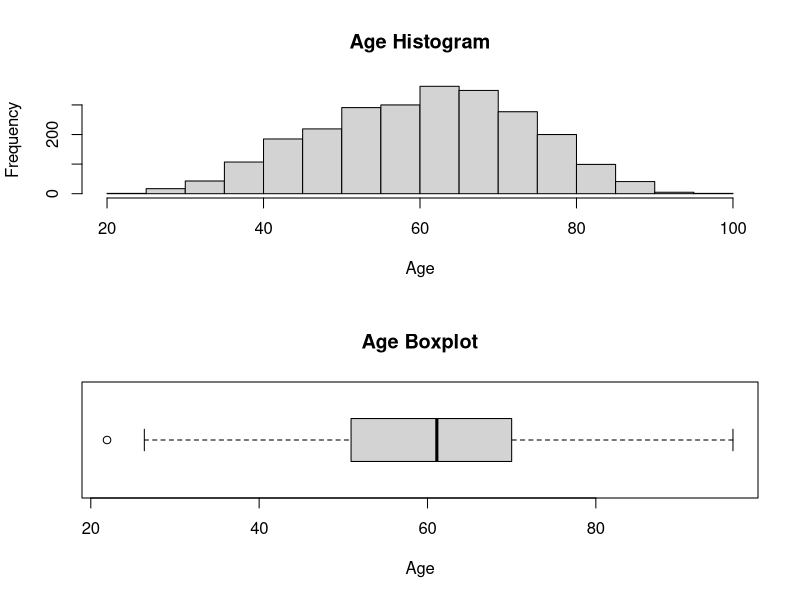
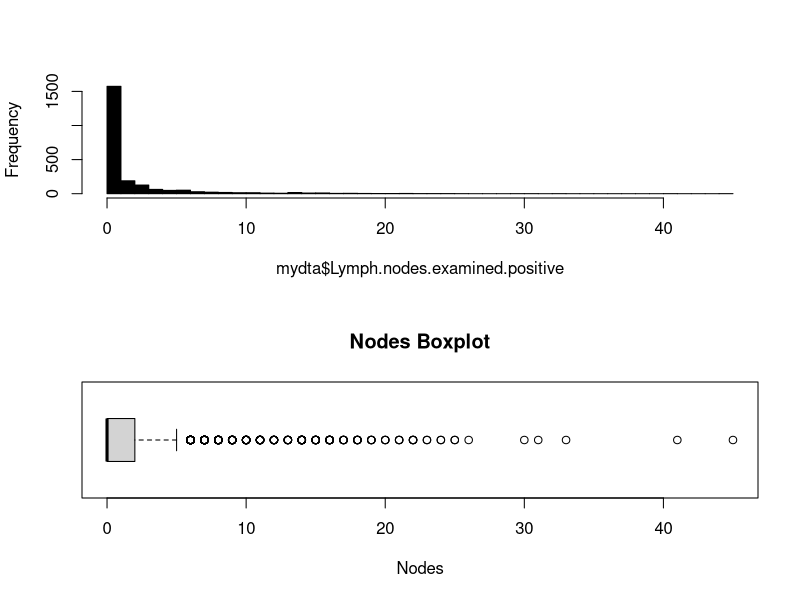
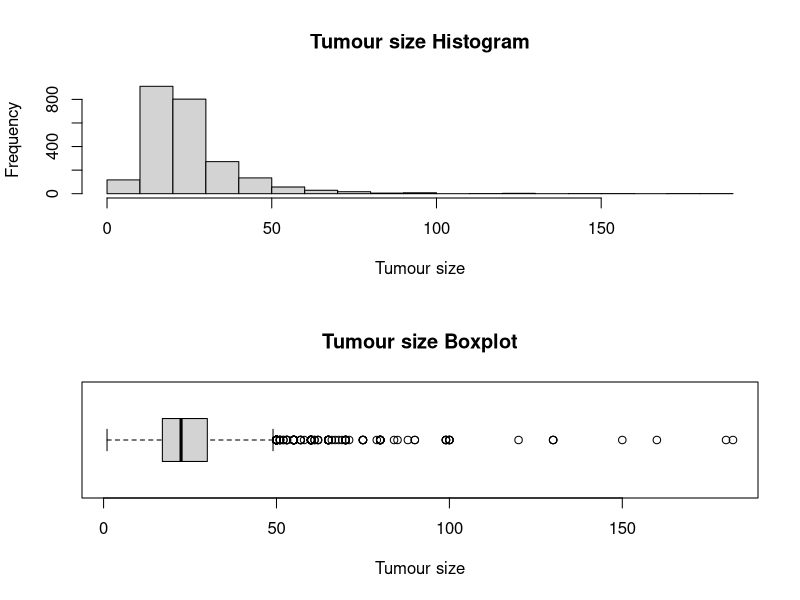
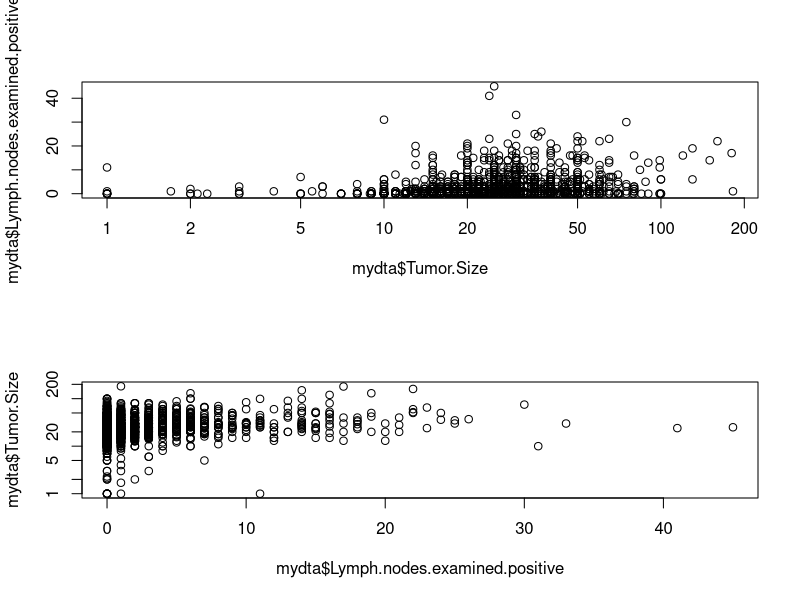
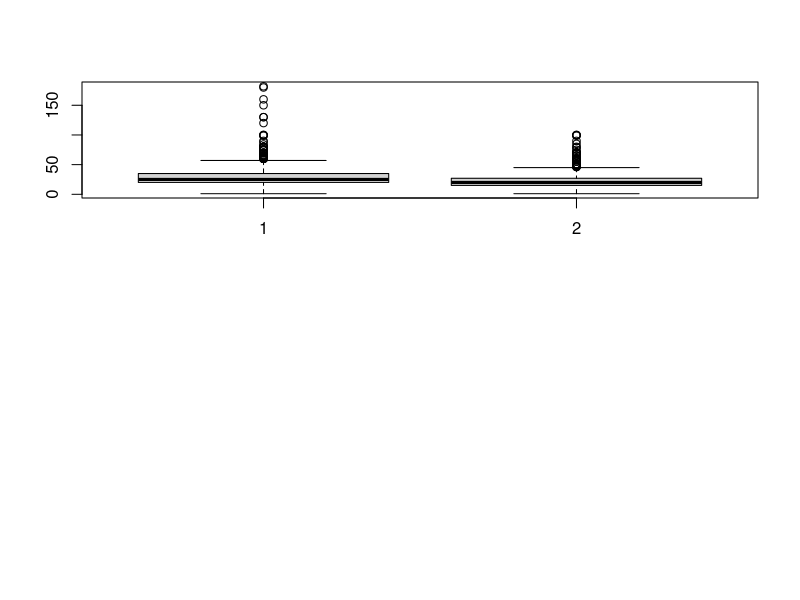
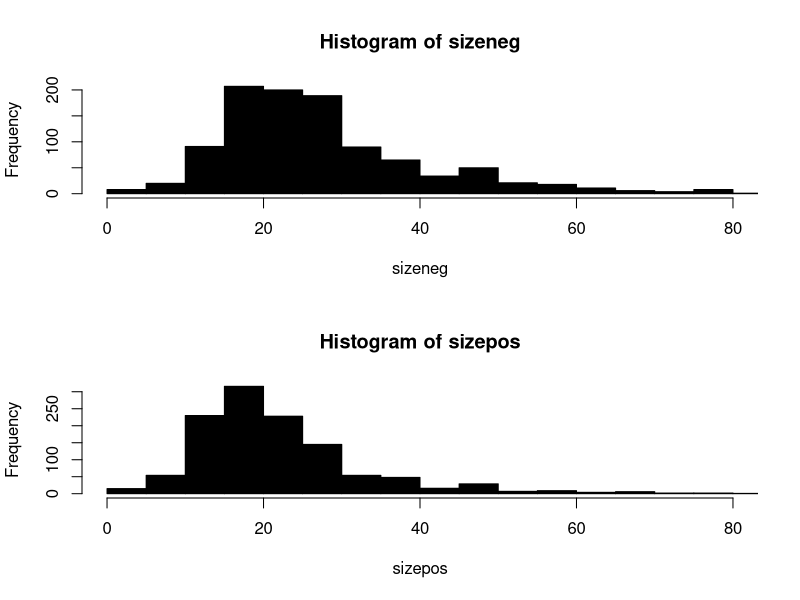

Write the R code that produced these figures, in order.
## METABRIC clinical data, exploratory analysis
##

## 1. Load data
## Data from https://www.cbioportal.org/study/clinicalData?id=brca_metabric
mydta = read.delim("brca_metabric_clinical_data.tsv", sep="\t")

## 2. Show first few rows, list column names

head(mydta)

View(mydta)

## 3. Summary statistics

summary(mydta)

## 4. Some univariate plots

## 4.1 Age at diagnosis

par(mfrow=c(2,1))

hist(mydta$Age.at.Diagnosis, xlab="Age", main="Age Histogram")

boxplot(mydta$Age.at.Diagnosis, xlab="Age", main="Age Boxplot", horizontal=TRUE)

## 4.2 Nodes

par(mfrow=c(2,1))

hist(mydta$Lymph.nodes.examined.positive, breaks=seq(0,max(mydta$Lymph.nodes.examined.positive, na.rm=TRUE), by=1), col=1, main="")

boxplot(mydta$Lymph.nodes.examined.positive, xlab="Nodes", main="Nodes Boxplot", horizontal=TRUE)

table(mydta$Lymph.nodes.examined.positive)

## 4.3 Tumour size

par(mfrow=c(2,1))

hist(mydta$Tumor.Size, xlab="Tumour size", main="Tumour size Histogram")

boxplot(mydta$Tumor.Size, xlab="Tumour size", main="Tumour size Boxplot", horizontal=TRUE)

## 4.4 Tumour size vs Lymph nodes

plot(mydta$Tumor.Size, mydta$Lymph.nodes.examined.positive, log="x")

plot(mydta$Lymph.nodes.examined.positive,mydta$Tumor.Size, log="y")

mydta$LNpos = mydta$Lymph.nodes.examined.positive >0

tapply(mydta$Tumor.Size, mydta$LNpos, summary)

sizeneg = subset(mydta$Tumor.Size, mydta$LNpos)

sizepos = subset(mydta$Tumor.Size, !mydta$LNpos)

boxplot(sizeneg, sizepos)
par(mfrow=c(2,1))
hist(sizeneg, xlim=c(0,80), breaks=seq(0,200,by=5), col=1)
hist(sizepos, xlim=c(0,80), breaks=seq(0,200,by=5), col=1)

t.test(sizeneg, sizepos)

wilcox.test(sizeneg, sizepos)

## binary

npos = c(sum(sizeneg>20, na.rm=TRUE), sum(sizepos>20, na.rm=TRUE))

ntot = c(sum(!is.na(sizeneg)), sum(!is.na(sizepos)))

## number size >20mm
npos

## number with size available
ntot

## proportion

npos / ntot

## same as
mean(sizeneg>20, na.rm=TRUE)
mean(sizepos>20, na.rm=TRUE)


##test equality two proportions
prop.test(npos, ntot)

